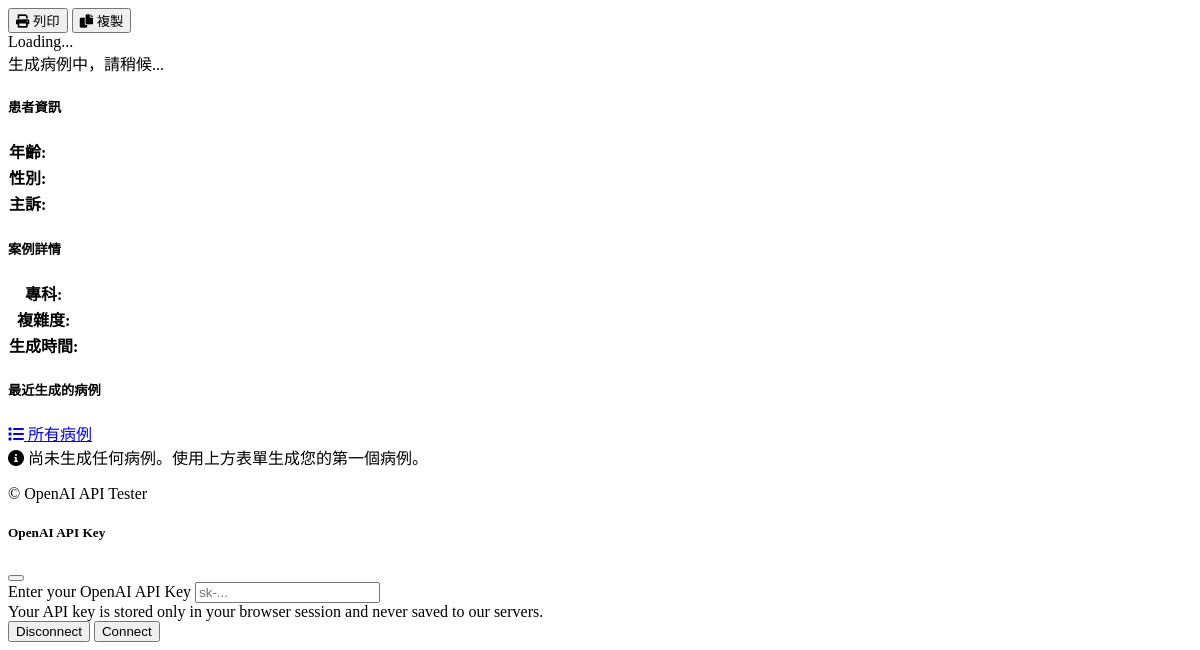
/medical (lower part), run on an earlier commit of the app's database.
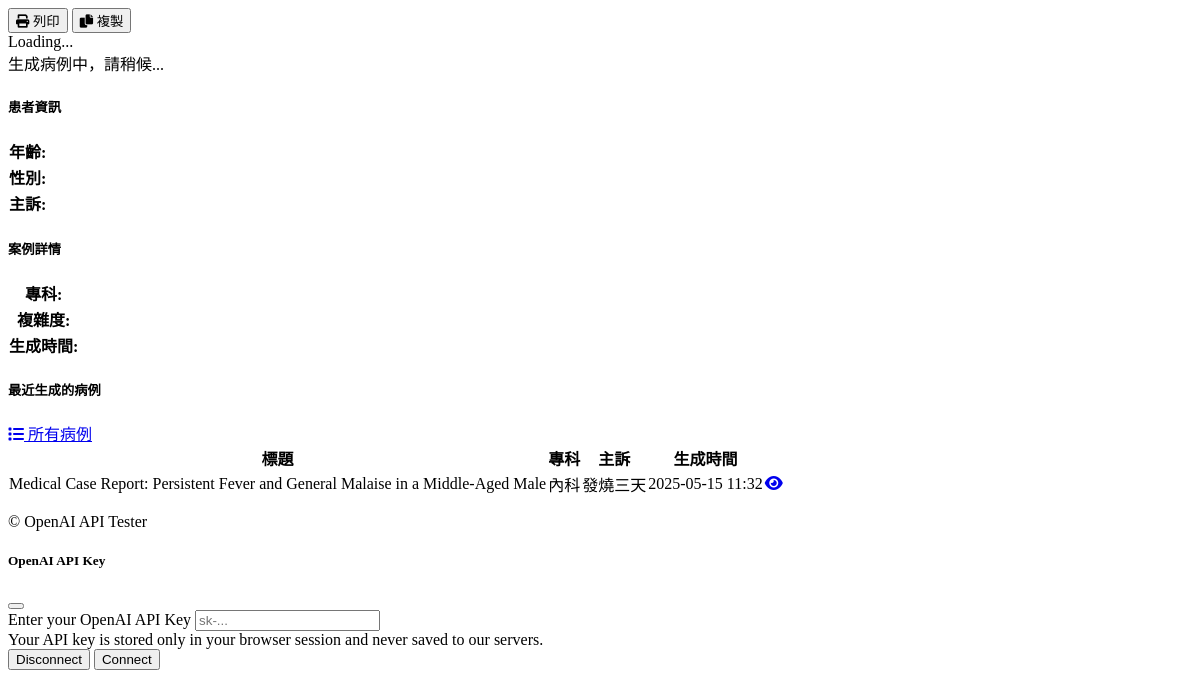
And on a later commit of the database.
### models/medical_case.py (models this page shows, shortened)
class MedicalCase(db.Model):
    id = db.Column(db.Integer, primary_key=True)
    title = db.Column(db.String(200), nullable=False)
    patient_age = db.Column(db.Integer, nullable=True)
    patient_gender = db.Column(db.String(20), nullable=True)
    chief_complaint = db.Column(db.Text, nullable=False)
    history_present_illness = db.Column(db.Text, nullable=True)
    past_medical_history = db.Column(db.Text, nullable=True)
    medications = db.Column(db.Text, nullable=True)
    allergies = db.Column(db.Text, nullable=True)
    family_history = db.Column(db.Text, nullable=True)
    social_history = db.Column(db.Text, nullable=True)
    physical_examination = db.Column(db.Text, nullable=True)
    vital_signs = db.Column(db.Text, nullable=True)
    laboratory_results = db.Column(db.Text, nullable=True)
    imaging_results = db.Column(db.Text, nullable=True)
    assessment = db.Column(db.Text, nullable=True)
    plan = db.Column(db.Text, nullable=True)
    specialty_id = db.Column(db.Integer, db.ForeignKey('medical_specialty.id'), nullable=True)
    diagnoses = db.relationship('Diagnosis', backref='case', lazy=True, cascade="all, delete-orphan")
    questionnaire_items = db.relationship('QuestionnaireItem', backref='case', lazy=True, cascade="all, delete-orphan")
    prompt_used = db.Column(db.Text, nullable=True)
    system_message = db.Column(db.Text, nullable=True)
    ai_model = db.Column(db.String(50), nullable=True)
    created_at = db.Column(db.DateTime, default=datetime.utcnow)
    updated_at = db.Column(db.DateTime, default=datetime.utcnow, onupdate=datetime.utcnow)

class MedicalSpecialty(db.Model):
    id = db.Column(db.Integer, primary_key=True)
    name = db.Column(db.String(100), nullable=False, unique=True)
    description = db.Column(db.Text, nullable=True)
    cases = db.relationship('MedicalCase', backref='specialty', lazy=True)

### routes/medical_routes.py (the view)
@app.route('/medical', methods=['GET'])
def medical_home():
    api_key = get_api_key()
    api_connected = api_key is not None
    specialties = MedicalSpecialty.query.order_by(MedicalSpecialty.name).all()
    recent_cases = MedicalCase.query.order_by(MedicalCase.created_at.desc()).limit(5).all()
    templates = CaseTemplate.query.order_by(CaseTemplate.name).all()
    return render_template(
        'medical/home.html',
        api_connected=api_connected,
        specialties=specialties,
        recent_cases=recent_cases,
        templates=templates
    )

### utils.py (called while the page is built)
def get_api_key():
    if 'api_key' in session and session['api_key']:
        return session['api_key']
    env_api_key = os.environ.get("OPENAI_API_KEY")
    if env_api_key:
        return env_api_key
    return None

### templates/medical/home.html (shortened to what the changed rows need)
{% extends 'layout.html' %}
{% block content %}
<div class="container py-4">
    <div class="row mb-4 d-none" id="resultSection">
        <div class="col-12">
            <div class="card shadow-sm">
                <div class="card-body">
                    <div id="caseResult" class="d-none">
                        <div class="row mb-4">
                            <div class="col-md-6">
                                <div class="card h-100">
                                    <div class="card-body">
                                        <table class="table table-sm">
                                            <tr>
                                                <th width="30%">年齡:</th>
                                            </tr>
                                            <tr>
                                                <th>性別:</th>
                                            </tr>
                                            <tr>
                                                <th>主訴:</th>
                                            </tr>
                                        </table>
                                    </div>
                                </div>
                            </div>
                            <div class="col-md-6">
                                <div class="card h-100">
                                    <div class="card-body">
                                        <table class="table table-sm">
                                            <tr>
                                                <th width="30%">專科:</th>
                                            </tr>
                                            <tr>
                                                <th>複雜度:</th>
                                            </tr>
                                            <tr>
                                                <th>生成時間:</th>
                                            </tr>
                                        </table>
                                    </div>
                                </div>
                            </div>
                        </div>
                    </div>
                </div>
            </div>
        </div>
    </div>
    <div class="row">
        <div class="col-12">
            <div class="card shadow-sm">
                <div class="card-body">
                    {% if recent_cases %}
                        <div class="table-responsive">
                            <table class="table table-hover">
                                <thead>
                                    <tr>
                                        <th>標題</th>
                                        <th>專科</th>
                                        <th>主訴</th>
                                        <th>生成時間</th>
                                        <th></th>
                                    </tr>
                                </thead>
                                <tbody>
                                    {% for case in recent_cases %}
                                        <tr>
                                            <td>{{ case.title }}</td>
                                            <td>{{ case.specialty.name if case.specialty else "未指定" }}</td>
                                            <td>{{ case.chief_complaint }}</td>
                                            <td>{{ case.created_at.strftime('%Y-%m-%d %H:%M') }}</td>
                                            <td>
                                                <a href="{{ url_for('view_case', id=case.id) }}" class="btn btn-sm btn-outline-info">
                                                    <i class="fas fa-eye"></i>
                                                </a>
                                            </td>
                                        </tr>
                                    {% endfor %}
                                </tbody>
                            </table>
                        </div>
                    {% else %}
                        <div class="alert alert-info">
                            <i class="fas fa-info-circle me-2"></i> 尚未生成任何病例。使用上方表單生成您的第一個病例。
                        </div>
                    {% endif %}
                </div>
            </div>
        </div>
    </div>
</div>
{% endblock %}

What changed in the data, as far as the page shows it:
added MedicalCase: title "Medical Case Report: Persistent Fever and General Malaise in a Middle-Aged Male", specialty "內科", chief_complaint "發燒三天", created_at "2025-05-15 11:32"
Also different on the page:
text no longer shown: "尚未生成任何病例。使用上方表單生成您的第一個病例。"
text now shown: "標題 專科 主訴 生成時間"
